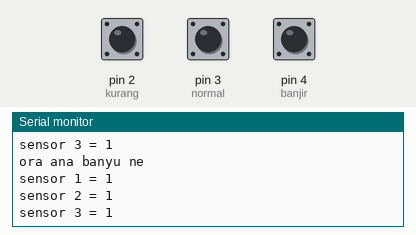
Simulated run of this sketch. Board: Arduino Uno, built with avr-gcc and run on an emulated ATmega328P. On the bench: the last lines printed to the serial monitor. The test bench sets the inputs (shaded band); at power-on: pin 2 (kurang) HIGH, pin 3 (normal) HIGH, pin 4 (banjir) HIGH.

Above: at 2.8 s.
2.9 s: pin 2 (kurang) pulled LOW for 1.2 s
5.6 s: pin 3 (normal) pulled LOW for 1.2 s
8.3 s: pin 4 (banjir) pulled LOW for 1.2 s
At 9.4 s:
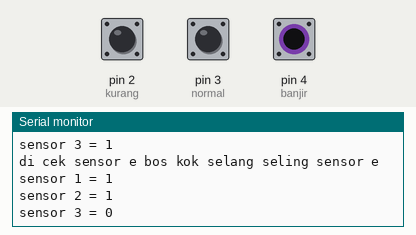
11.0 s: pin 2 (kurang) driven LOW and pin 3 (normal) driven LOW
13.5 s: pin 4 (banjir) pulled LOW for 1.2 s
At 14.9 s:
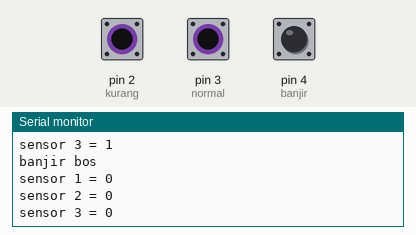
Timing chart, 0 to 16.5 s (numbered marks = the images above; inputs shaded):
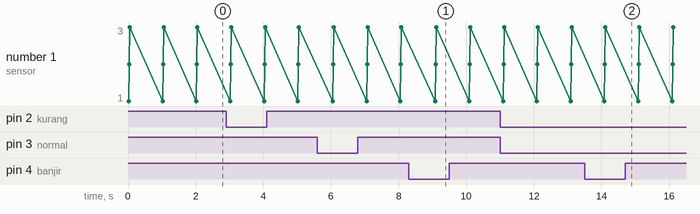

The sketch:

water_level_project.ino
```cpp
int kurang = 2; // sensor 1 pin digital 2
int normal = 3;// sensor 2 pin digital 3
int banjir = 4;// sensor 3 pin digital 4

// the setup routine runs once when you press reset:
void setup() {
  // initialize serial communication at 9600 bits per second:
  Serial.begin(9600);
  // make the pushbutton's pin an input:
  pinMode(kurang, INPUT_PULLUP);
  pinMode(normal, INPUT_PULLUP);
  pinMode(banjir, INPUT_PULLUP);
}

// the loop routine runs over and over again forever:
void loop() {

  Serial.println("\n");

  // read the input pin:
  int sensKurang = digitalRead(kurang);
  int sensNormal = digitalRead(normal);
  int sensBanjir = digitalRead(banjir);

  //default nilai 1 untuk no input = fasle
  // nilai 0 = true

  if(sensKurang == 0 && sensNormal == 1 && sensBanjir == 1 ){

    Serial.println("banyu e kuranggg");
    }

  else if(sensKurang == 0 && sensNormal == 0 && sensBanjir == 1 ){

    Serial.println("banyu ne normal bae");
    }

  else if(sensKurang == 0 && sensNormal == 0 && sensBanjir == 0 ){

    Serial.println("banjir bos");
    }

  else if(sensKurang == 1 && sensNormal == 1 && sensBanjir == 1 ){
    Serial.println("ora ana banyu ne");
    }

  else{
    Serial.println("di cek sensor e bos kok selang seling sensor e");
    }

  // print out the state of the button:

  Serial.print("sensor 1 = ");
  Serial.println(sensKurang);
  Serial.print("sensor 2 = ");
  Serial.println(sensNormal);
  Serial.print("sensor 3 = ");
  Serial.println(sensBanjir);
  delay(1000);        // delay 1 detik
}
```

Measured:
- after the input at 8.3 s, the serial monitor: prints a new line after 0.82 s (image 1)
- after the input at 13.5 s, the serial monitor: prints a new line after 0.57 s (image 2)
